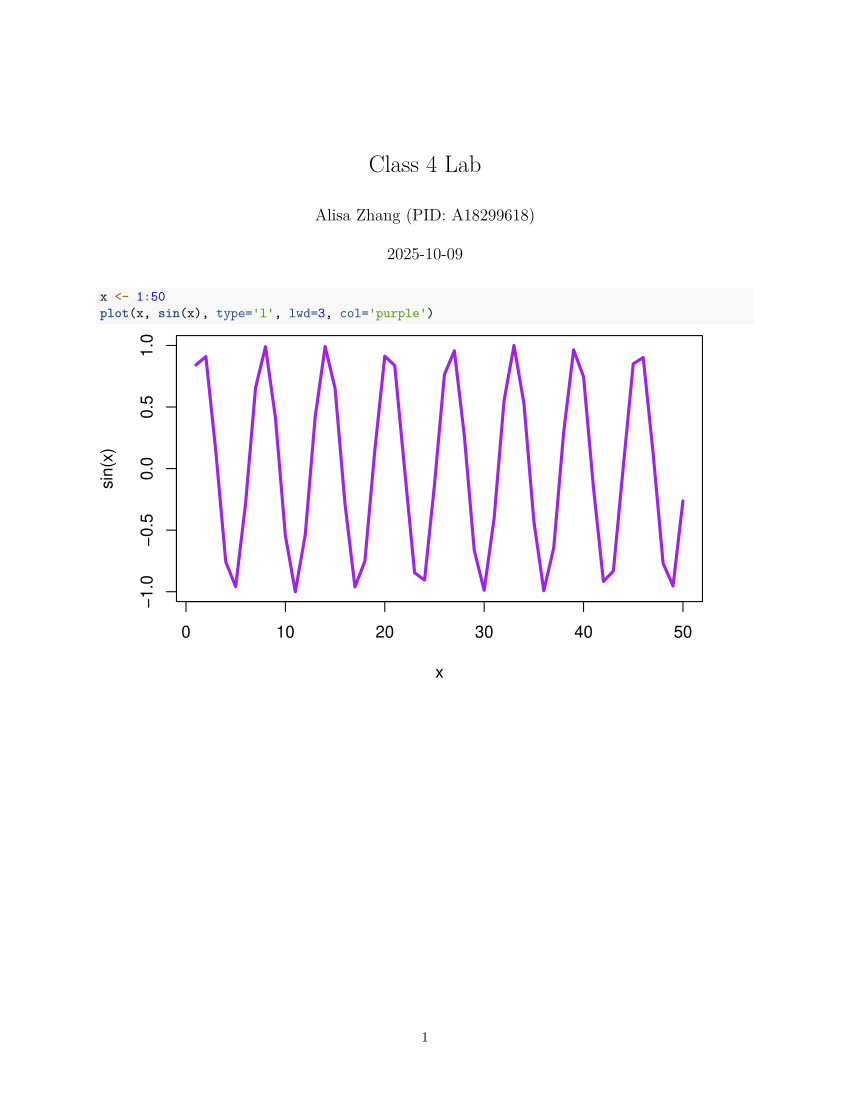

Write the R code that produced this figure.
#' ---
#' title: "Class 4 Lab"
#' author: "Alisa Zhang (PID: A18299618)"
#' ---

x <- 1:50
plot(x, sin(x), type='l', lwd=3, col='purple')
